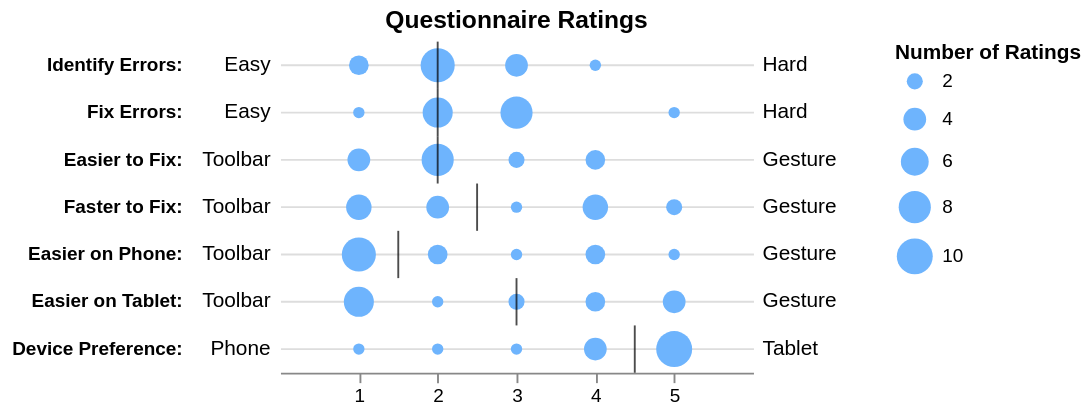

Express this chart as Vega-Lite.
### Vega specification from a JSON file in a GitHub repository (floating-point values rounded to 4 significant figures; data arrays with more than 128 entries replaced by an {"elided": "..."} marker saying what was removed)
{"$schema": "https://vega.github.io/schema/vega/v5.json", "description": "Likert Scale Ratings Distributions and Medians. (Figure 9 from @jhoffswell and @zcliu's ['Interactive Repair of Tables Extracted from PDF Documents on Mobile Devices'](https://idl.cs.washington.edu/files/2019-InteractiveTableRepair-CHI.pdf))", "background": "white", "padding": 5, "width": 250, "height": 175, "title": {"text": "Questionnaire Ratings", "frame": "group"}, "style": "cell", "encode": {"update": {"stroke": {"value": null}}}, "data": [{"name": "medians", "values": [{"name": "Identify Errors:", "median": 2.0, "lo": "Easy", "hi": "Hard"}, {"name": "Fix Errors:", "median": 2, "lo": "Easy", "hi": "Hard"}, {"name": "Easier to Fix:", "median": 2.0, "lo": "Toolbar", "hi": "Gesture"}, {"name": "Faster to Fix:", "median": 2.5, "lo": "Toolbar", "hi": "Gesture"}, {"name": "Easier on Phone:", "median": 1.5, "lo": "Toolbar", "hi": "Gesture"}, {"name": "Easier on Tablet:", "median": 3.0, "lo": "Toolbar", "hi": "Gesture"}, {"name": "Device Preference:", "median": 4.5, "lo": "Phone", "hi": "Tablet"}]}, {"name": "values", "values": {"elided": "170 records"}}, {"name": "data_0", "source": "medians", "transform": [{"type": "filter", "expr": "isValid(datum[\"median\"]) && isFinite(+datum[\"median\"])"}]}, {"name": "data_1", "source": "values", "transform": [{"type": "filter", "expr": "datum.name != 'Toolbar_First'"}, {"type": "filter", "expr": "datum.name != 'Tablet_First'"}, {"type": "filter", "expr": "datum.name != 'Participant ID'"}, {"type": "aggregate", "groupby": ["value", "name"], "ops": ["count"], "fields": [null], "as": ["__count"]}, {"type": "filter", "expr": "isValid(datum[\"value\"]) && isFinite(+datum[\"value\"])"}]}], "marks": [{"name": "layer_0_marks", "type": "symbol", "style": ["circle"], "from": {"data": "data_1"}, "encode": {"update": {"fill": {"value": "#6EB4FD"}, "ariaRoleDescription": {"value": "circle"}, "description": {"signal": "\"value: \" + (format(datum[\"value\"], \"\")) + \"; name: \" + (isValid(datum[\"name\"]) ? datum[\"name\"] : \"\"+datum[\"name\"]) + \"; Number of Ratings: \" + (format(datum[\"__count\"], \"\"))"}, "x": {"scale": "x", "field": "value"}, "y": {"scale": "y", "field": "name", "band": 0.5}, "size": {"scale": "size", "field": "__count"}, "shape": {"value": "circle"}}}}, {"name": "layer_1_marks", "type": "rect", "style": ["tick"], "from": {"data": "data_0"}, "encode": {"update": {"opacity": {"value": 0.7}, "fill": {"value": "black"}, "ariaRoleDescription": {"value": "tick"}, "description": {"signal": "\"median: \" + (format(datum[\"median\"], \"\")) + \"; name: \" + (isValid(datum[\"name\"]) ? datum[\"name\"] : \"\"+datum[\"name\"])"}, "xc": {"scale": "x", "field": "median"}, "yc": {"scale": "y", "field": "name", "band": 0.5}, "height": {"scale": "y", "band": 1}, "width": {"value": 1}}}}, {"name": "layer_2_marks", "type": "text", "style": ["text"], "from": {"data": "medians"}, "encode": {"update": {"align": {"value": "right"}, "fill": {"value": "black"}, "description": {"signal": "\"name: \" + (isValid(datum[\"name\"]) ? datum[\"name\"] : \"\"+datum[\"name\"]) + \"; lo: \" + (isValid(datum[\"lo\"]) ? datum[\"lo\"] : \"\"+datum[\"lo\"])"}, "x": {"value": -5}, "y": {"scale": "y", "field": "name", "band": 0.5}, "text": {"signal": "isValid(datum[\"lo\"]) ? datum[\"lo\"] : \"\"+datum[\"lo\"]"}, "baseline": {"value": "middle"}}}}, {"name": "layer_3_marks", "type": "text", "style": ["text"], "from": {"data": "medians"}, "encode": {"update": {"align": {"value": "left"}, "fill": {"value": "black"}, "description": {"signal": "\"name: \" + (isValid(datum[\"name\"]) ? datum[\"name\"] : \"\"+datum[\"name\"]) + \"; hi: \" + (isValid(datum[\"hi\"]) ? datum[\"hi\"] : \"\"+datum[\"hi\"])"}, "x": {"value": 255}, "y": {"scale": "y", "field": "name", "band": 0.5}, "text": {"signal": "isValid(datum[\"hi\"]) ? datum[\"hi\"] : \"\"+datum[\"hi\"]"}, "baseline": {"value": "middle"}}}}], "scales": [{"name": "x", "type": "linear", "domain": [0, 6], "range": [0, {"signal": "width"}], "zero": true}, {"name": "y", "type": "band", "domain": {"fields": [{"data": "data_1", "field": "name"}, {"data": "data_0", "field": "name"}, {"data": "medians", "field": "name"}]}, "range": [0, {"signal": "height"}], "paddingInner": 0, "paddingOuter": 0}, {"name": "size", "type": "linear", "domain": {"data": "data_1", "field": "__count"}, "range": [0, 361], "zero": true}], "axes": [{"scale": "y", "orient": "left", "grid": true, "offset": 50, "gridScale": "x", "domain": false, "labels": false, "aria": false, "maxExtent": 0, "minExtent": 0, "ticks": false, "zindex": 0}, {"scale": "x", "orient": "bottom", "grid": false, "values": [1, 2, 3, 4, 5], "labelFlush": true, "labelOverlap": true, "zindex": 0}, {"scale": "y", "orient": "left", "grid": false, "domain": false, "labelFontWeight": "bold", "offset": 50, "ticks": false, "zindex": 0}], "legends": [{"offset": 75, "title": "Number of Ratings", "size": "size", "symbolType": "circle", "encode": {"symbols": {"update": {"fill": {"value": "#6EB4FD"}, "stroke": {"value": "transparent"}}}}}]}
